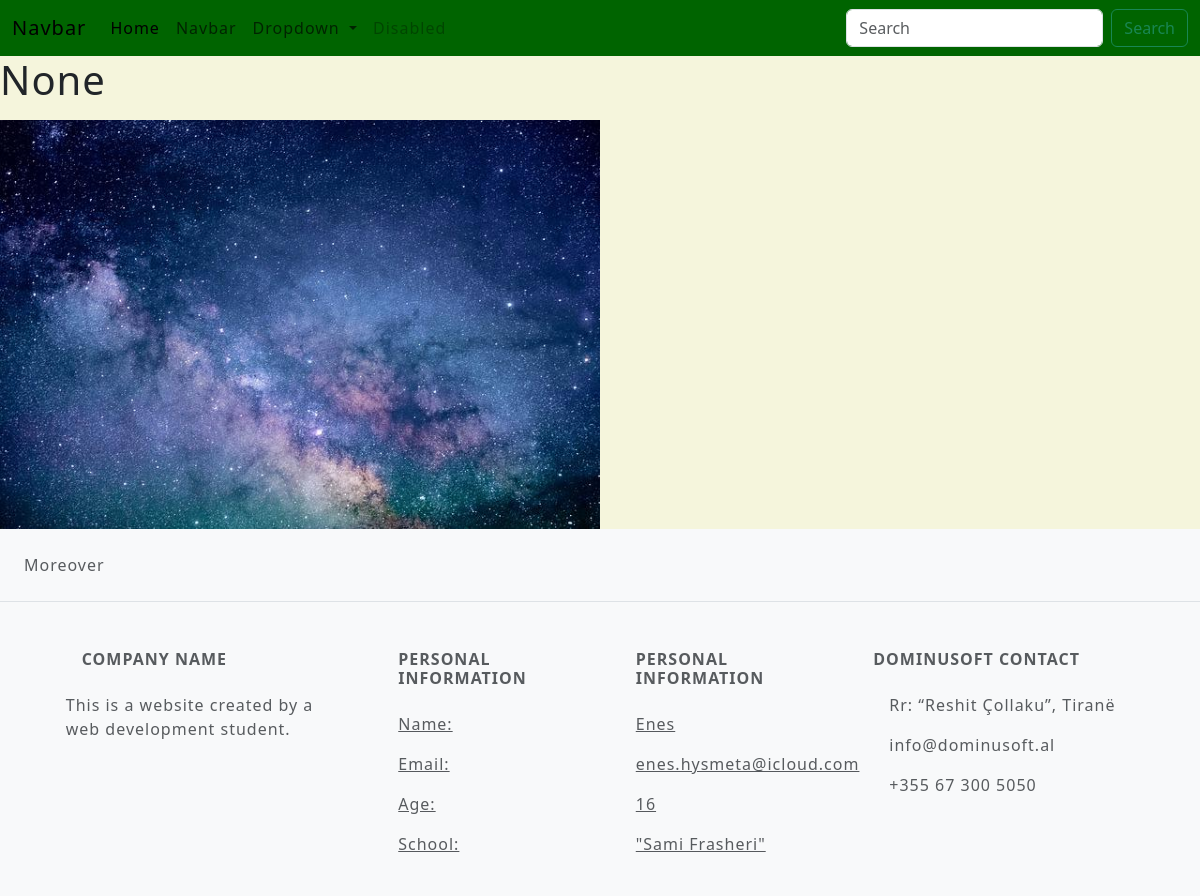
The app's page /itemdetail/1/, older data.
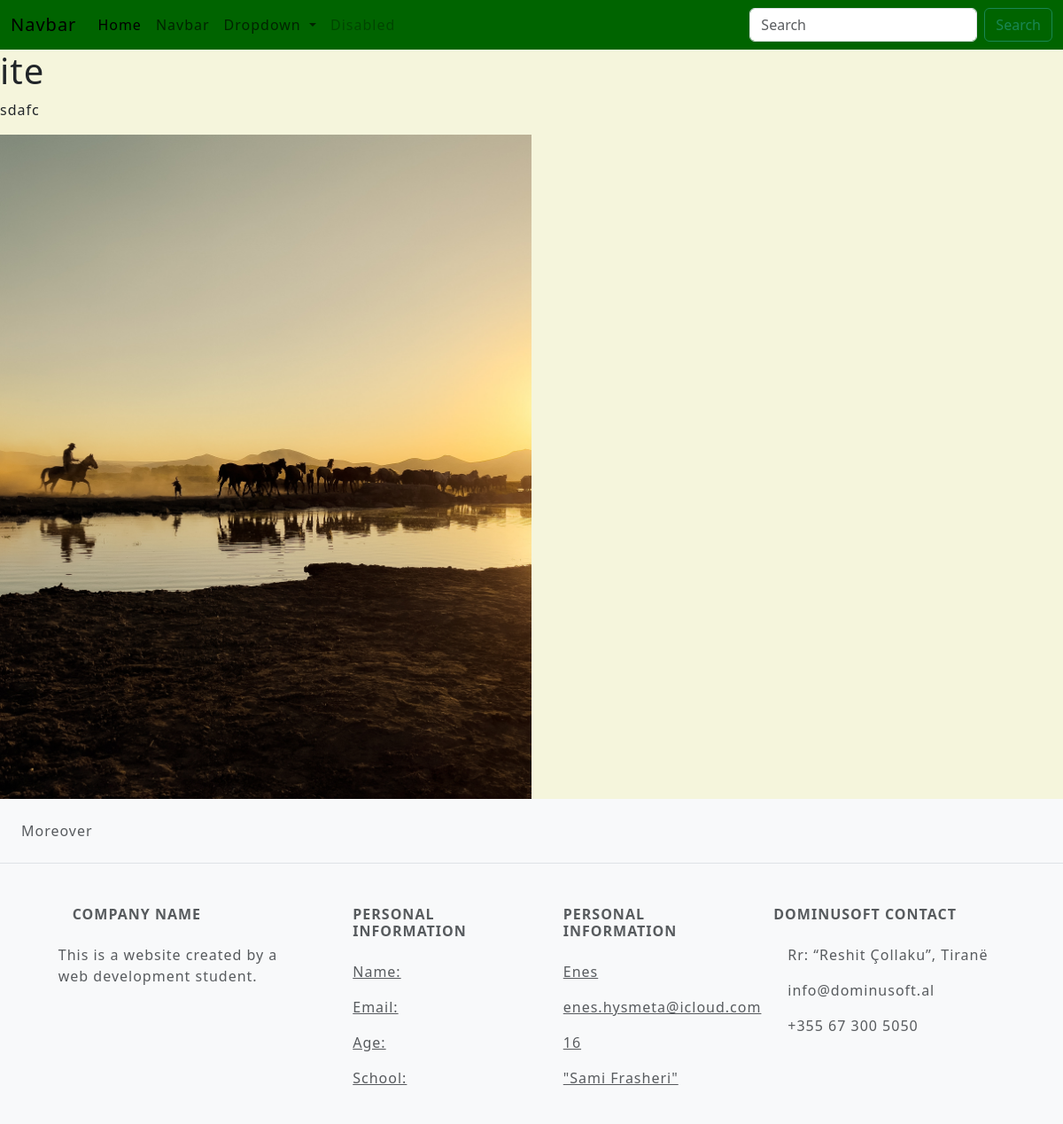
The same page, newer data.
### apP/models.py (models this page shows, shortened)
class Item(models.Model):
    item_id = models.AutoField(primary_key=True)
    item_title = models.CharField(max_length=250, null=True, blank=True)
    item_description = models.TextField(max_length=9000, null=True, blank=True)
    item_image = models.ImageField(upload_to='item/', null=True, blank=True)
    item_category = models.ForeignKey(category, on_delete=models.CASCADE, null=True, blank=True)

### apP/views.py (the view)
# urls.py: path("itemdetail/<id>/", views.itemdetail, name="detail"),
def itemdetail (request, id):
    item_detail = Item.objects.get(pk=id)
    contex = {"item_detail":item_detail}
    return render(request, "itemdetail.html", contex)

### apP/templates/itemdetail.html (shortened to what this page needs)
<!DOCTYPE html>
{% extends 'base/index.html' %}
{% block content %}
        <div class="col-6">
        <h1>{{item_detail.item_title}}</h1>
        <p>{{item_detail.item_description}}</p>
        </div>
        <div class="col-6">
            <img src="{{ item_detail.item_image.url }}" alt="" class="img-fluid">
        </div>
{% endblock %}

Row changes from the older to the newer data that the page shows:
changed Item: item_title "None" → "ite"; item_description (not shown) → "sdafc"; item_image: a different picture
